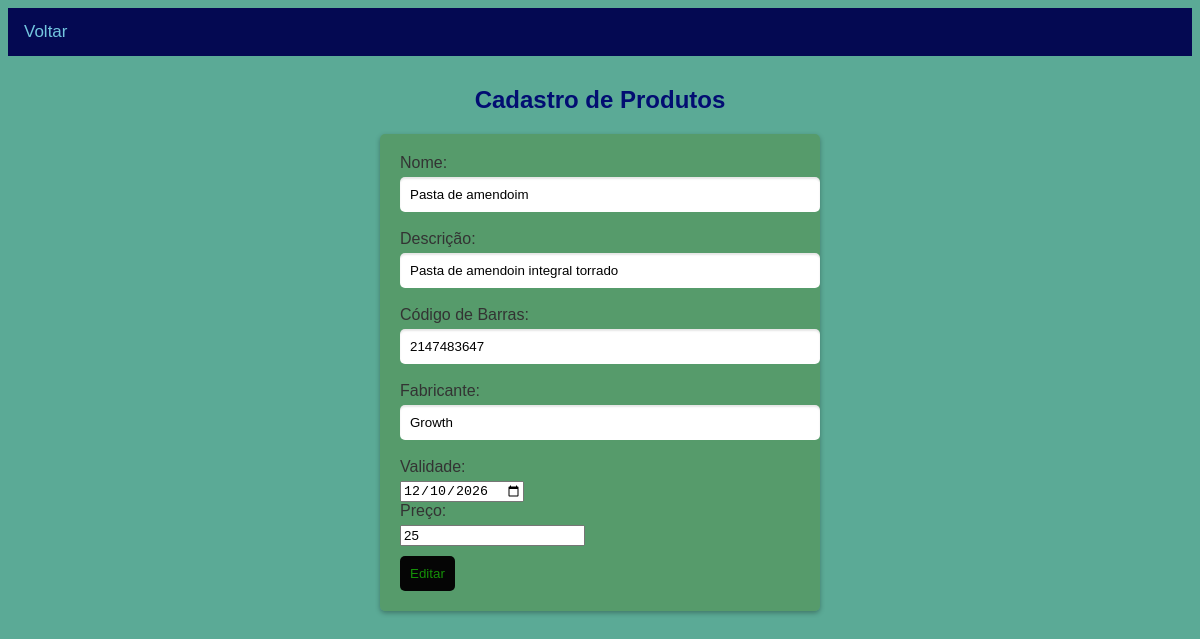
The page /gerenciamento/edit.php?id=5 on the database its author committed.
### tables this page shows
CREATE TABLE `cadas_produto` (
  `id` int(11) NOT NULL,
  `nome_p` varchar(200) DEFAULT NULL,
  `descricao` varchar(500) NOT NULL,
  `codigo` int(11) NOT NULL,
  `fabricante` varchar(200) NOT NULL,
  `validade` date NOT NULL,
  `preco` int(11) DEFAULT NULL
);

### gerenciamento/edit.php (the view, shortened to what this page needs)
<?php
if (!empty($_GET['id'])) {
  include_once("../conexao/conexao.php");
  $id = $_GET['id'];
  $sqlSelect = "SELECT * FROM cadas_produto WHERE id=$id";
  $result = $conn->query($sqlSelect);
  if($result->num_rows > 0) {
    while($user_data = mysqli_fetch_assoc($result)) {
      $nome_p = $user_data['nome_p'];
      $descricao = $user_data['descricao'];
      $codigo = $user_data['codigo'];
      $fabricante = $user_data['fabricante'];
      $validade = $user_data['validade'];
      $preco = $user_data['preco'];
    }
  }
  else {
    header('Location: ../gerenciamento/consul_produto.php');
  }
}
?>
<!DOCTYPE html>
<html lang="pt-br">
<head>
    <link rel="stylesheet" type="text/css" href="../css/style.css">
  <head>
  </head>
  <body>
  <div class="navbar">
    <a href="../gerenciamento/consul_produto.php">Voltar</a>
  </div>
    <h2>Cadastro de Produtos</h2>
    <form action="../gerenciamento/save_edit.php" method="post">
      <label for="nome_p">Nome:</label>
      <input type="text" id="nome_p" name="nome_p" value="<?php echo $nome_p ?>"><br>
      <label for="descricao">Descrição:</label>
      <input type="text" id="descricao" name="descricao" value="<?php echo $descricao ?>"><br>
      <label for="codigo">Código de Barras:</label>
      <input type="text" id="codigo" name="codigo" value="<?php echo $codigo ?>"><br>
      <label for="fabricante">Fabricante:</label>
      <input type="text" id="fabricante" name="fabricante" value="<?php echo $fabricante ?>"><br>
      <label for="validade">Validade:</label>
      <input type="date" id="validade" name="validade" value="<?php echo $validade ?>"><br>
      <label for="preco">Preço:</label>
      <input type="number" id="preco" name="preco" value="<?php echo $preco ?>"><br>
      <button type="submit" name="update" id="update">Editar</button>
    </form>
  </body>
</html>

### css/style.css (style rules this page uses)
body { font-family: Arial, sans-serif; background-color: #5baa96; }
h2 { text-align: center; margin-top: 30px; color: #020d72; }
.navbar { background-color: #040952; color: #2b2121; overflow: hidden; }
.navbar a { float: left; color: #73c6df; text-align: center; padding: 14px 16px; text-decoration: none; font-size: 17px; }
form { max-width: 400px; margin: 0 auto; padding: 20px; background-color: #000000; border-radius: 5px; box-shadow: 0 2px 5px rgba(10, 9, 9, 0.3); }
label { display: block; margin-bottom: 5px; color: #333; }
input[type="text"], input[type="email"], input[type="password"] { display: block; width: 100%; padding: 10px; border-radius: 5px; border: none; box-shadow: inset 0 2px 2px rgba(0, 0, 0, 0.1); }
button[type="submit"] { display: block; margin-top: 10px; padding: 10px; background-color: #050505; color: #159108; border: none; border-radius: 5px; cursor: pointer; }
form { max-width: 400px; margin: 0 auto; padding: 20px; background-color: #549658ad; border-radius: 5px; box-shadow: 0 2px 5px rgba(0, 0, 0, 0.3); }

### rows shown on the page
cadas_produto: nome_p "Pasta de amendoim", descricao "Pasta de amendoin integral torrado", codigo "2147483647", fabricante "Growth", validade "12/10/2026", preco "25"
